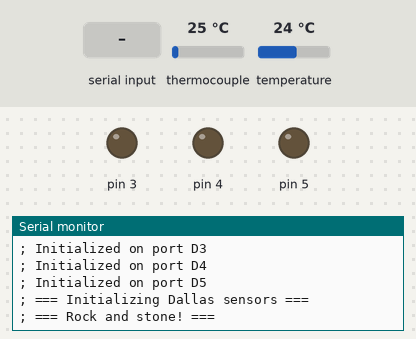
Bench run of a sketch on a simulated Arduino Uno, built with avr-gcc and run on an emulated ATmega328P. Parts: output pins drawn as LEDs (lit = HIGH), the last lines printed to the serial monitor. Inputs (shaded band) come from the test bench; at power-on: thermocouple 25 °C, temperature 24 °C.

Above: at 1.2 s.
1.3 s: "R\n" received over Serial
At 3.2 s:
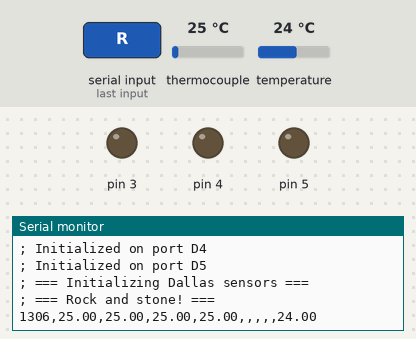
3.5 s: "*IDN?\n" received over Serial
At 4.5 s:
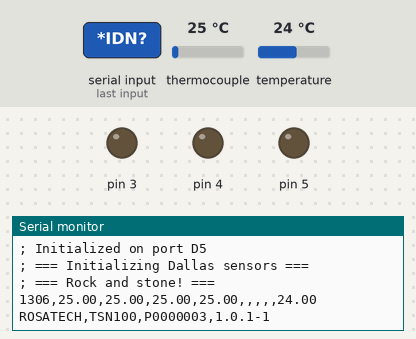
Timing chart, 0 to 6.5 s (numbered marks = the images above; inputs shaded):
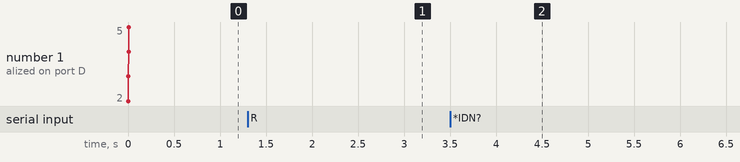

The sketch:

main.ino
```cpp
#include <SPI.h>
#include <Adafruit_MAX31865.h>
#include <OneWire.h>
#include <DallasTemperature.h>

// ADC pins D2-D5
#define MAX31865_TOTAL 4          // Total number of sensors
#define MAX31865_CS_PIN_START 2   // First CS pin
#define RTD_NOMINAL 100.0         // PT100
#define RREF 430.0                // Reference resistor
#define ONE_WIRE_BUS 10           // Bus for Dallas sensors

Adafruit_MAX31865 max31865[MAX31865_TOTAL] = {
  Adafruit_MAX31865(MAX31865_CS_PIN_START + 0, 11, 12, 13),
  Adafruit_MAX31865(MAX31865_CS_PIN_START + 1, 11, 12, 13),
  Adafruit_MAX31865(MAX31865_CS_PIN_START + 2, 11, 12, 13),
  Adafruit_MAX31865(MAX31865_CS_PIN_START + 3, 11, 12, 13),
};
OneWire oneWire(ONE_WIRE_BUS);
DallasTemperature sensors(&oneWire);

uint8_t faults[MAX31865_TOTAL] = {0};

String commandBuffer = ""; // Buffer to store received characters
int max31865_total = sizeof(max31865) / sizeof(Adafruit_MAX31865);

void setup() {
  // Initialize Serial communication at 115200 baud
  Serial.begin(115200);

  // Not sure if this is necessary
  for (int i = 0; i < max31865_total; i++) {
    pinMode(MAX31865_CS_PIN_START + i, OUTPUT);
  }

  Serial.println("; === Initializing ADCs ===");
  for (int i = 0; i < max31865_total; i++) {
    max31865[i].begin(MAX31865_3WIRE);
    Serial.print("; Initialized on port D");
    Serial.println(MAX31865_CS_PIN_START + i);
  }

  Serial.println("; === Initializing Dallas sensors ===");
  sensors.begin();

  Serial.println("; === Rock and stone! ===");
}

void loop() {
  while (Serial.available() > 0) {
    char received = Serial.read();

    if (received == '\n' || received == '\r') {
      continue;
    }

    commandBuffer += received;
    if (commandBuffer == "R") {
      unsigned long currentTime = millis();

      // Send data
      Serial.print(currentTime);
      for (int i = 0; i < max31865_total; i++) {
        float temperature = max31865[i].temperature(RTD_NOMINAL, RREF);
        Serial.print(",");
        Serial.print(temperature, 2);

        faults[i] = max31865[i].readFault();
        max31865[i].clearFault();
      }

      // Send faults to row
      for (int i = 0; i < max31865_total; i++) {
        uint8_t fault = faults[i];
        Serial.print(",");
        if (fault) {
          Serial.print("D");
          Serial.print(MAX31865_CS_PIN_START + i);
          Serial.print("b");
          Serial.print(fault, BIN);
        }
      }

      // Send ambient temperatures
      sensors.requestTemperatures();
      for (int i = 0; i < sensors.getDeviceCount(); i++) {
          Serial.print(",");
          Serial.print(sensors.getTempCByIndex(i));
      }
      Serial.println("");

      // Send parseable faults
      // for (int i = 0; i < max31865_total; i++) {
      //   uint8_t fault = faults[i];
      //   if (fault) {
      //     Serial.print("; Fault @D");
      //     Serial.print(MAX31865_CS_PIN_START + i);
      //     Serial.print(" 0b");
      //     Serial.println(fault, BIN);

      //     if (fault & MAX31865_FAULT_HIGHTHRESH) {
      //       Serial.println("; RTD High Threshold");
      //     }
      //     if (fault & MAX31865_FAULT_LOWTHRESH) {
      //       Serial.println("; RTD Low Threshold");
      //     }
      //     if (fault & MAX31865_FAULT_REFINLOW) {
      //       Serial.println("; REFIN- > 0.85 x Bias");
      //     }
      //     if (fault & MAX31865_FAULT_REFINHIGH) {
      //       Serial.println("; REFIN- < 0.85 x Bias - FORCE- open");
      //     }
      //     if (fault & MAX31865_FAULT_RTDINLOW) {
      //       Serial.println("; RTDIN- < 0.85 x Bias - FORCE- open");
      //     }
      //     if (fault & MAX31865_FAULT_OVUV) {
      //       Serial.println("; Under/Over voltage");
      //     }
      //   }
      // }

      // Clear buffer after processing
      commandBuffer = "";
    } else if (commandBuffer == "*IDN?") {
      Serial.println("ROSATECH,TSN100,P0000003,1.0.1-1");
      commandBuffer = "";
    }
  }

  // Small delay to prevent excessive CPU usage
  delay(10);
}
```

Measured:
- after the input at 1.3 s, the serial monitor: prints a new line at once (image 1)
- after the input at 3.5 s, the serial monitor: prints a new line at once (image 2)
